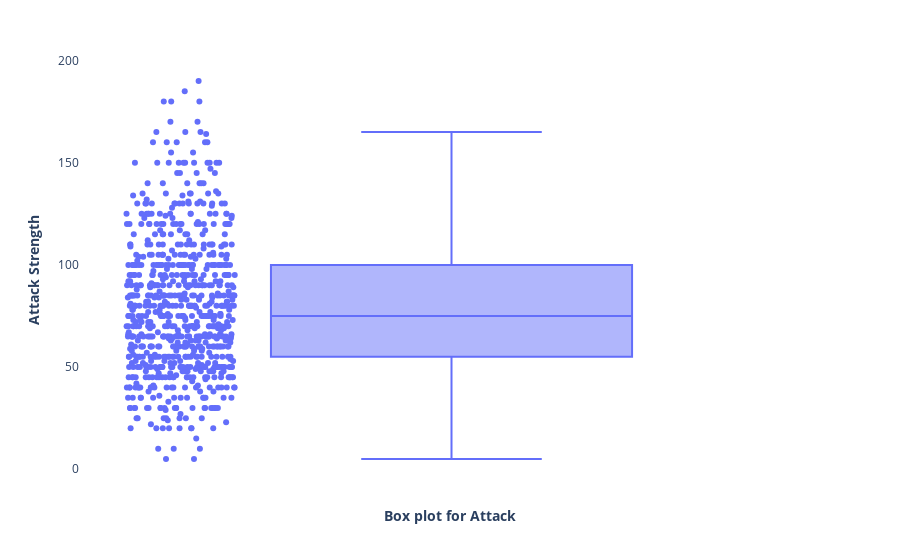

Notebook code for this chart:
### Code cell
fig_attack_box = px.box(
    df_pokemon,                 
    y=df_pokemon['Attack'],        
    points='all'           
)

fig_attack_box.update_layout({
    'plot_bgcolor': 'rgba(0, 0, 0, 0)',    
    'paper_bgcolor': 'rgba(0, 0, 0, 0)'    
},
xaxis_title='<b>Box plot for Attack</b>', 
yaxis_title='<b>Attack Strength</b>'     
)

fig_attack_box.show()

### Figure 1 — Plotly figure (JSON) as saved in the notebook; plotly's stock layout.template omitted (floating-point values rounded to 4 significant figures; data arrays with more than 128 entries replaced by an {"elided": "..."} marker saying what was removed)
{"data": [{"alignmentgroup": "True", "boxpoints": "all", "hovertemplate": "Attack=%{y}<extra></extra>", "legendgroup": "", "marker": {"color": "#636efa"}, "name": "", "notched": false, "offsetgroup": "", "orientation": "v", "showlegend": false, "type": "box", "x0": " ", "xaxis": "x", "y": {"elided": "800 int values"}, "y0": " ", "yaxis": "y"}], "layout": {"autosize": true, "boxmode": "group", "legend": {"tracegroupgap": 0}, "margin": {"t": 60}, "paper_bgcolor": "rgba(0, 0, 0, 0)", "plot_bgcolor": "rgba(0, 0, 0, 0)", "xaxis": {"anchor": "y", "autorange": true, "domain": [0, 1], "range": [-0.5032, 0.5], "title": {"text": "<b>Box plot for Attack</b>"}, "type": "category"}, "yaxis": {"anchor": "x", "autorange": true, "domain": [0, 1], "range": [-5.278, 200.3], "title": {"text": "<b>Attack Strength</b>"}, "type": "linear"}}}
